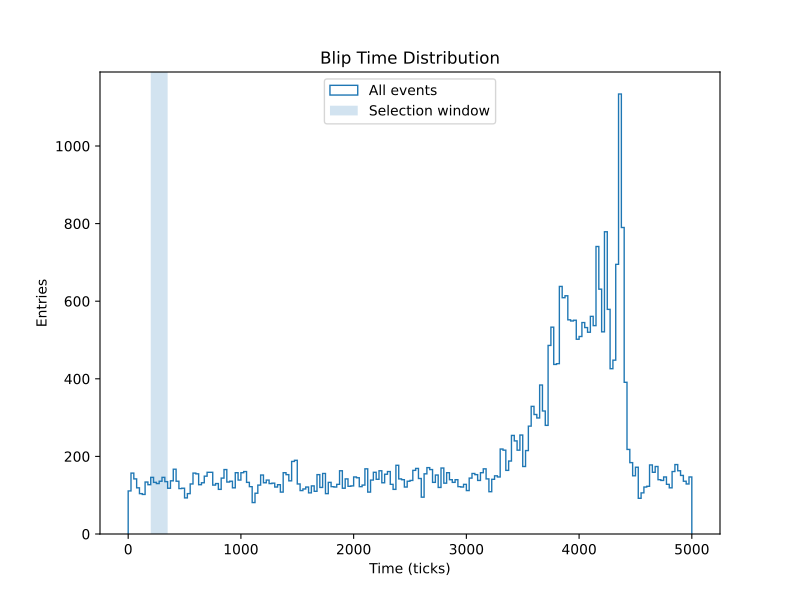

Write Python code to recreate this figure.
#!/usr/bin/env python3

import uproot
import numpy as np
import matplotlib.pyplot as plt

file = uproot.open("/home/shana/000001_ana_hist_2025-06-03T_003735Z.root")
tree = file["pdblipana/anatree"]

# Read blip time
blip_time = tree["hit_time"].array(library="np")
blip_time = np.concatenate(blip_time)

plt.figure(figsize=(8,6))
plt.hist(blip_time, bins=200, range=(0,5000), histtype="step", label="All events")

# Selection window (example)
plt.axvspan(200, 350, alpha=0.2, label="Selection window")

plt.xlabel("Time (ticks)")
plt.ylabel("Entries")
plt.title("Blip Time Distribution")
plt.legend()

plt.savefig("blip_time.pdf")
plt.show()
